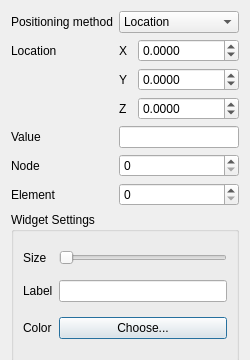
<?xml version="1.0" encoding="UTF-8"?>
<ui version="4.0">
 <class>Dialog</class>
 <widget class="QDialog" name="Dialog">
  <property name="geometry">
   <rect>
    <x>0</x>
    <y>0</y>
    <width>250</width>
    <height>360</height>
   </rect>
  </property>
  <property name="minimumSize">
   <size>
    <width>250</width>
    <height>360</height>
   </size>
  </property>
  <property name="windowTitle">
   <string>Dialog</string>
  </property>
  <layout class="QFormLayout" name="formLayout">
   <item row="1" column="1">
    <widget class="QComboBox" name="comboBox">
     <item>
      <property name="text">
       <string>Location</string>
      </property>
     </item>
     <item>
      <property name="text">
       <string>Center</string>
      </property>
     </item>
     <item>
      <property name="text">
       <string>Node</string>
      </property>
     </item>
     <item>
      <property name="text">
       <string>Element</string>
      </property>
     </item>
    </widget>
   </item>
   <item row="2" column="0">
    <widget class="QLabel" name="label_2">
     <property name="text">
      <string>Location</string>
     </property>
    </widget>
   </item>
   <item row="2" column="1">
    <layout class="QGridLayout" name="gridLayout">
     <item row="0" column="0">
      <widget class="QLabel" name="label_3">
       <property name="text">
        <string>X</string>
       </property>
      </widget>
     </item>
     <item row="0" column="1">
      <widget class="QDoubleSpinBox" name="doubleSpinBox">
       <property name="decimals">
        <number>4</number>
       </property>
       <property name="minimum">
        <double>-1000000.000000000000000</double>
       </property>
       <property name="maximum">
        <double>1000000.000000000000000</double>
       </property>
      </widget>
     </item>
     <item row="1" column="0">
      <widget class="QLabel" name="label_4">
       <property name="text">
        <string>Y</string>
       </property>
      </widget>
     </item>
     <item row="1" column="1">
      <widget class="QDoubleSpinBox" name="doubleSpinBox_2">
       <property name="decimals">
        <number>4</number>
       </property>
       <property name="minimum">
        <double>-1000000.000000000000000</double>
       </property>
       <property name="maximum">
        <double>1000000.000000000000000</double>
       </property>
      </widget>
     </item>
     <item row="2" column="0">
      <widget class="QLabel" name="label_5">
       <property name="text">
        <string>Z</string>
       </property>
      </widget>
     </item>
     <item row="2" column="1">
      <widget class="QDoubleSpinBox" name="doubleSpinBox_3">
       <property name="decimals">
        <number>4</number>
       </property>
       <property name="minimum">
        <double>-1000000.000000000000000</double>
       </property>
       <property name="maximum">
        <double>1000000.000000000000000</double>
       </property>
      </widget>
     </item>
    </layout>
   </item>
   <item row="3" column="0">
    <widget class="QLabel" name="label_11">
     <property name="text">
      <string>Value</string>
     </property>
    </widget>
   </item>
   <item row="3" column="1">
    <widget class="QLineEdit" name="lineEdit_2"/>
   </item>
   <item row="4" column="0">
    <widget class="QLabel" name="label_7">
     <property name="text">
      <string>Node</string>
     </property>
    </widget>
   </item>
   <item row="4" column="1">
    <widget class="QSpinBox" name="spinBox"/>
   </item>
   <item row="5" column="0">
    <widget class="QLabel" name="label_8">
     <property name="text">
      <string>Element</string>
     </property>
    </widget>
   </item>
   <item row="5" column="1">
    <widget class="QSpinBox" name="spinBox_2"/>
   </item>
   <item row="6" column="0" colspan="2">
    <widget class="QGroupBox" name="groupBox">
     <property name="sizePolicy">
      <sizepolicy hsizetype="Minimum" vsizetype="Minimum">
       <horstretch>0</horstretch>
       <verstretch>0</verstretch>
      </sizepolicy>
     </property>
     <property name="minimumSize">
      <size>
       <width>100</width>
       <height>150</height>
      </size>
     </property>
     <property name="title">
      <string>Widget Settings</string>
     </property>
     <layout class="QGridLayout" name="gridLayout_2">
      <item row="3" column="0">
       <widget class="QLabel" name="label_10">
        <property name="text">
         <string>Color</string>
        </property>
       </widget>
      </item>
      <item row="2" column="2">
       <widget class="QLineEdit" name="lineEdit"/>
      </item>
      <item row="3" column="2">
       <widget class="QPushButton" name="pushButton">
        <property name="text">
         <string>Choose...</string>
        </property>
       </widget>
      </item>
      <item row="2" column="0">
       <widget class="QLabel" name="label_9">
        <property name="text">
         <string>Label</string>
        </property>
       </widget>
      </item>
      <item row="0" column="0">
       <widget class="QLabel" name="label_6">
        <property name="text">
         <string>Size</string>
        </property>
       </widget>
      </item>
      <item row="0" column="2">
       <widget class="QSlider" name="horizontalSlider">
        <property name="orientation">
         <enum>Qt::Horizontal</enum>
        </property>
       </widget>
      </item>
     </layout>
    </widget>
   </item>
   <item row="1" column="0">
    <widget class="QLabel" name="label">
     <property name="text">
      <string>Positioning method</string>
     </property>
    </widget>
   </item>
  </layout>
 </widget>
 <resources/>
 <connections/>
</ui>
